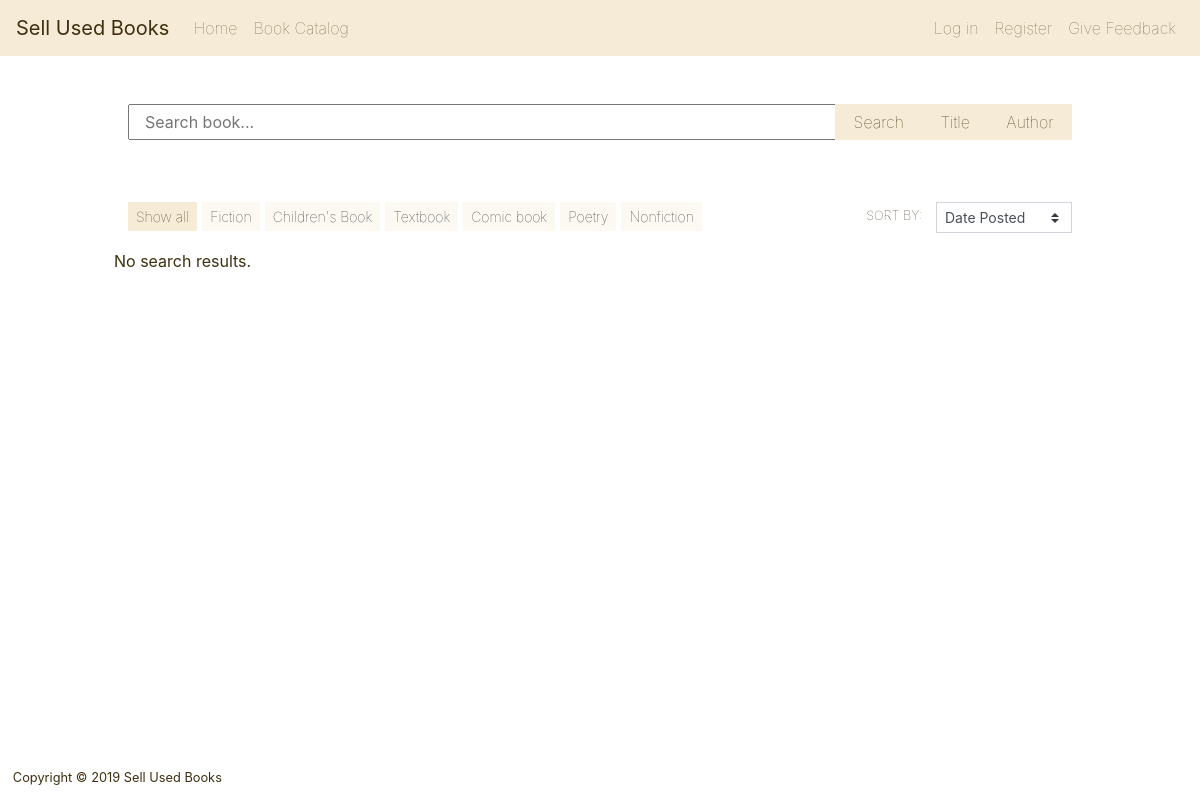
The page / on the database its author committed.
### tables this page shows
CREATE TABLE `book_category` (
  `cat_id` int(3) NOT NULL,
  `category` varchar(20) NOT NULL
);

### functions.php (the view, shortened to what this page needs)
<?php session_start();
$db = mysqli_connect($db_host, $db_user, $db_pass, $db_name);
if ( isset($_GET['catid']) ){
    $filterby = $_GET['catid'];
} else {
    $filterby = 0;
}
function display_catalog($filterby=0, $search=0, $sortby=0, $q='') {
    global $db, $errors, $q;
    if ( $sortby ){
        if ( $sortby == 1 ) $sortphrase = "price ASC";
        if ( $sortby == 2 ) $sortphrase = "title ASC";
        if ( $sortby == 3 ) $sortphrase = "title DESC";
        if ( $sortby == 4 ) $sortphrase = "author ASC";
        if ( $sortby == 5 ) $sortphrase = "author DESC";
    } else {
        $sortphrase = "date_published ASC";
    }
    if ( $filterby ){
        $filterphrase = "AND category = $filterby";
    } else {
        $filterphrase = "";
    }
    if ( $search ) {
        $q = e($_GET['q']);
        if ( $search == 1 ) {
            $query = "SELECT * FROM books WHERE isPublished=1 AND bookDeactivated=0 $filterphrase AND (author  LIKE'%$q%' OR title LIKE '%$q%') ORDER BY $sortphrase";
        }
        if ( $search == 2 ) {
            $query = "SELECT * FROM books WHERE isPublished=1 AND bookDeactivated=0 $filterphrase AND title LIKE '%$q%' ORDER BY date_published DESC";
        }
        if ( $search == 3 ) {
            $query = "SELECT * FROM books WHERE isPublished=1 AND bookDeactivated=0 $filterphrase AND author  LIKE'%$q%' ORDER BY date_published DESC";
        }
    } else {
        $query = "SELECT * FROM books WHERE isPublished=1 AND bookDeactivated=0 $filterphrase ORDER BY $sortphrase";
    }
    $retval = mysqli_query($db, $query);
    if (mysqli_num_rows($retval) > 0) {
        echo "<div class='catalog-container'>";
        while($row = mysqli_fetch_assoc($retval)) {
            echo "<div class='catalog-item float-left'><a href='view.php?view=".$row['book_id']."'>";
            echo "<div class='thumbnail'><img src='./content/uploads/".(empty($row['photo']) ? 'book-icon.png' : $row['photo'])."' alt='".$row['title']."'/></div>";
            echo "<div class='caption'><span class='book-title'>".$row['title']."</span>";
            echo "<span class='book-author'>".$row['author']."</span></div>";
            echo "<div class='book-price'><hr/><span>Php ".$row['price']."</span></div>";
            echo "</a></div>";
        }
        echo "</div>";
    } else {
        echo "No search results. ";
    }
}
function list_category_as_filters() {
    global $db,$errors,$filterby;
    $query = "SELECT * FROM book_category";
    $retval = mysqli_query($db, $query);
    echo "<button type='submit' class='btn ".($filterby==0 ?  'btn-secondary':'btn-light')." btn-sm filter-button' name='catid' value=0>Show all</button>";
    while($row = mysqli_fetch_assoc($retval)) {
        echo "<button type='submit' class='btn btn-sm filter-button ".($filterby==$row['cat_id'] ?  'btn-secondary':'btn-light')."' name='catid' value='".$row['cat_id']."'>".$row['category']."</button>";
    }
}

### include/style.css (style rules this page uses)
.filter-button { margin-right: 5px; width: 100%; float: left; border-radius: 0px; }
@media (min-width: 900px) { .filter-button, .sort-panel form, .sort-panel form select { width: auto; } }
button, #sendmsgModal, #displayMobile { z-index: 99; }

### themes/default.css (style rules this page uses)
header, body { color: rgb(62, 47, 15); }
.btn-secondary { background-color: rgb(245, 235, 214); border: none; color: rgb(62, 47, 15); font-weight: lighter; }
.btn-light { background-color: rgba(225, 197, 132, 0.1); }
.filter-button { border: none; font-weight: lighter; }

### rows shown on the page
book_category: $row['cat_id'] 1 (drawn), category "Fiction"
book_category: $row['cat_id'] 2 (drawn), category "Children's Book"
book_category: $row['cat_id'] 3 (drawn), category "Textbook"
book_category: $row['cat_id'] 4 (drawn), category "Comic book"
book_category: $row['cat_id'] 5 (drawn), category "Poetry"
book_category: $row['cat_id'] 6 (drawn), category "Nonfiction"
